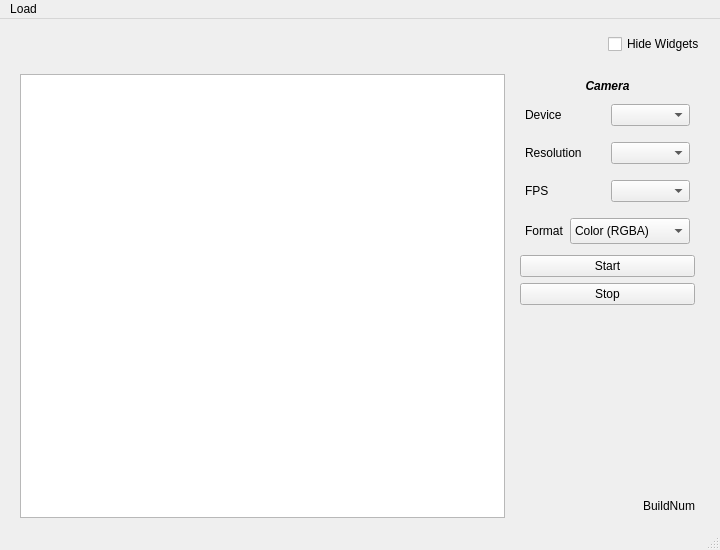
<?xml version="1.0" encoding="UTF-8"?>
<ui version="4.0">
 <class>MainWindow</class>
 <widget class="QMainWindow" name="MainWindow">
  <property name="geometry">
   <rect>
    <x>0</x>
    <y>0</y>
    <width>720</width>
    <height>550</height>
   </rect>
  </property>
  <property name="windowTitle">
   <string>MainWindow</string>
  </property>
  <widget class="QWidget" name="centralWidget">
   <layout class="QGridLayout" name="gridLayout_2">
    <property name="leftMargin">
     <number>10</number>
    </property>
    <property name="topMargin">
     <number>10</number>
    </property>
    <property name="rightMargin">
     <number>10</number>
    </property>
    <property name="bottomMargin">
     <number>0</number>
    </property>
    <property name="spacing">
     <number>5</number>
    </property>
    <item row="0" column="0">
     <layout class="QHBoxLayout" name="horizontalLayout_6">
      <property name="leftMargin">
       <number>5</number>
      </property>
      <property name="topMargin">
       <number>5</number>
      </property>
      <property name="rightMargin">
       <number>5</number>
      </property>
      <property name="bottomMargin">
       <number>5</number>
      </property>
      <item>
       <spacer name="horizontalSpacer_2">
        <property name="orientation">
         <enum>Qt::Horizontal</enum>
        </property>
        <property name="sizeHint" stdset="0">
         <size>
          <width>40</width>
          <height>20</height>
         </size>
        </property>
       </spacer>
      </item>
      <item>
       <widget class="QCheckBox" name="checkBox_hideWidgets">
        <property name="text">
         <string>Hide Widgets</string>
        </property>
       </widget>
      </item>
     </layout>
    </item>
    <item row="2" column="0">
     <layout class="QHBoxLayout" name="horizontalLayout_3">
      <property name="spacing">
       <number>10</number>
      </property>
      <property name="leftMargin">
       <number>10</number>
      </property>
      <property name="topMargin">
       <number>10</number>
      </property>
      <property name="rightMargin">
       <number>10</number>
      </property>
      <property name="bottomMargin">
       <number>10</number>
      </property>
      <item>
       <widget class="QGraphicsView" name="graphicsView_video">
        <property name="minimumSize">
         <size>
          <width>476</width>
          <height>430</height>
         </size>
        </property>
        <property name="frameShape">
         <enum>QFrame::StyledPanel</enum>
        </property>
        <property name="verticalScrollBarPolicy">
         <enum>Qt::ScrollBarAlwaysOff</enum>
        </property>
        <property name="horizontalScrollBarPolicy">
         <enum>Qt::ScrollBarAlwaysOff</enum>
        </property>
       </widget>
      </item>
      <item>
       <layout class="QVBoxLayout" name="verticalLayout">
        <property name="leftMargin">
         <number>5</number>
        </property>
        <property name="topMargin">
         <number>5</number>
        </property>
        <property name="rightMargin">
         <number>5</number>
        </property>
        <property name="bottomMargin">
         <number>5</number>
        </property>
        <item>
         <widget class="QLabel" name="label_Camera">
          <property name="sizePolicy">
           <sizepolicy hsizetype="Preferred" vsizetype="Fixed">
            <horstretch>0</horstretch>
            <verstretch>0</verstretch>
           </sizepolicy>
          </property>
          <property name="font">
           <font>
            <italic>true</italic>
            <bold>true</bold>
            <underline>false</underline>
           </font>
          </property>
          <property name="text">
           <string>Camera</string>
          </property>
          <property name="alignment">
           <set>Qt::AlignCenter</set>
          </property>
         </widget>
        </item>
        <item>
         <layout class="QHBoxLayout" name="horizontalLayout_5">
          <property name="leftMargin">
           <number>5</number>
          </property>
          <property name="topMargin">
           <number>5</number>
          </property>
          <property name="rightMargin">
           <number>5</number>
          </property>
          <property name="bottomMargin">
           <number>5</number>
          </property>
          <item>
           <widget class="QLabel" name="label_device">
            <property name="sizePolicy">
             <sizepolicy hsizetype="Preferred" vsizetype="Fixed">
              <horstretch>0</horstretch>
              <verstretch>0</verstretch>
             </sizepolicy>
            </property>
            <property name="text">
             <string>Device</string>
            </property>
           </widget>
          </item>
          <item>
           <widget class="QComboBox" name="comboBox_cameraDevice">
            <property name="sizePolicy">
             <sizepolicy hsizetype="Preferred" vsizetype="Fixed">
              <horstretch>0</horstretch>
              <verstretch>0</verstretch>
             </sizepolicy>
            </property>
           </widget>
          </item>
         </layout>
        </item>
        <item>
         <layout class="QHBoxLayout" name="horizontalLayout_10">
          <property name="leftMargin">
           <number>5</number>
          </property>
          <property name="topMargin">
           <number>5</number>
          </property>
          <property name="rightMargin">
           <number>5</number>
          </property>
          <property name="bottomMargin">
           <number>5</number>
          </property>
          <item>
           <widget class="QLabel" name="label_resolution">
            <property name="text">
             <string>Resolution</string>
            </property>
           </widget>
          </item>
          <item>
           <widget class="QComboBox" name="comboBox_cameraResolution"/>
          </item>
         </layout>
        </item>
        <item>
         <layout class="QHBoxLayout" name="horizontalLayout_11">
          <property name="leftMargin">
           <number>5</number>
          </property>
          <property name="topMargin">
           <number>5</number>
          </property>
          <property name="rightMargin">
           <number>5</number>
          </property>
          <property name="bottomMargin">
           <number>5</number>
          </property>
          <item>
           <widget class="QLabel" name="label_FPS">
            <property name="text">
             <string>FPS</string>
            </property>
           </widget>
          </item>
          <item>
           <widget class="QComboBox" name="comboBox_cameraFPS"/>
          </item>
         </layout>
        </item>
        <item>
         <layout class="QHBoxLayout" name="horizontalLayout">
          <property name="leftMargin">
           <number>5</number>
          </property>
          <property name="topMargin">
           <number>5</number>
          </property>
          <property name="rightMargin">
           <number>5</number>
          </property>
          <property name="bottomMargin">
           <number>5</number>
          </property>
          <item>
           <widget class="QLabel" name="label_Format">
            <property name="text">
             <string>Format</string>
            </property>
           </widget>
          </item>
          <item>
           <widget class="QComboBox" name="comboBox_cameraFormat">
            <property name="sizePolicy">
             <sizepolicy hsizetype="Preferred" vsizetype="Maximum">
              <horstretch>0</horstretch>
              <verstretch>0</verstretch>
             </sizepolicy>
            </property>
            <property name="minimumSize">
             <size>
              <width>120</width>
              <height>26</height>
             </size>
            </property>
            <item>
             <property name="text">
              <string>Color (RGBA)</string>
             </property>
            </item>
            <item>
             <property name="text">
              <string>Depth</string>
             </property>
            </item>
           </widget>
          </item>
         </layout>
        </item>
        <item>
         <widget class="QPushButton" name="pushButton_start">
          <property name="text">
           <string>Start</string>
          </property>
         </widget>
        </item>
        <item>
         <widget class="QPushButton" name="pushButton_stop">
          <property name="text">
           <string>Stop</string>
          </property>
         </widget>
        </item>
        <item>
         <spacer name="verticalSpacer">
          <property name="orientation">
           <enum>Qt::Vertical</enum>
          </property>
          <property name="sizeHint" stdset="0">
           <size>
            <width>20</width>
            <height>40</height>
           </size>
          </property>
         </spacer>
        </item>
        <item>
         <widget class="QLabel" name="label_buildNum">
          <property name="text">
           <string>BuildNum</string>
          </property>
          <property name="alignment">
           <set>Qt::AlignRight|Qt::AlignTrailing|Qt::AlignVCenter</set>
          </property>
         </widget>
        </item>
       </layout>
      </item>
     </layout>
    </item>
   </layout>
  </widget>
  <widget class="QStatusBar" name="statusBar"/>
  <widget class="QMenuBar" name="menuBar">
   <property name="geometry">
    <rect>
     <x>0</x>
     <y>0</y>
     <width>720</width>
     <height>26</height>
    </rect>
   </property>
   <widget class="QMenu" name="menuLoad">
    <property name="title">
     <string>Load</string>
    </property>
    <addaction name="action_loadVideo"/>
   </widget>
   <addaction name="menuLoad"/>
  </widget>
  <action name="actionTest">
   <property name="checkable">
    <bool>true</bool>
   </property>
   <property name="text">
    <string>Camera</string>
   </property>
  </action>
  <action name="actionTest_2">
   <property name="checkable">
    <bool>true</bool>
   </property>
   <property name="checked">
    <bool>false</bool>
   </property>
   <property name="text">
    <string>Video</string>
   </property>
  </action>
  <action name="actionTest_3">
   <property name="checkable">
    <bool>true</bool>
   </property>
   <property name="text">
    <string>Test</string>
   </property>
  </action>
  <action name="actionTest3">
   <property name="checkable">
    <bool>true</bool>
   </property>
   <property name="text">
    <string>Test3</string>
   </property>
  </action>
  <action name="actionTest3_2">
   <property name="text">
    <string>Test3</string>
   </property>
  </action>
  <action name="action_loadVideo">
   <property name="text">
    <string>Video</string>
   </property>
  </action>
 </widget>
 <layoutdefault spacing="6" margin="11"/>
 <resources/>
 <connections/>
</ui>
